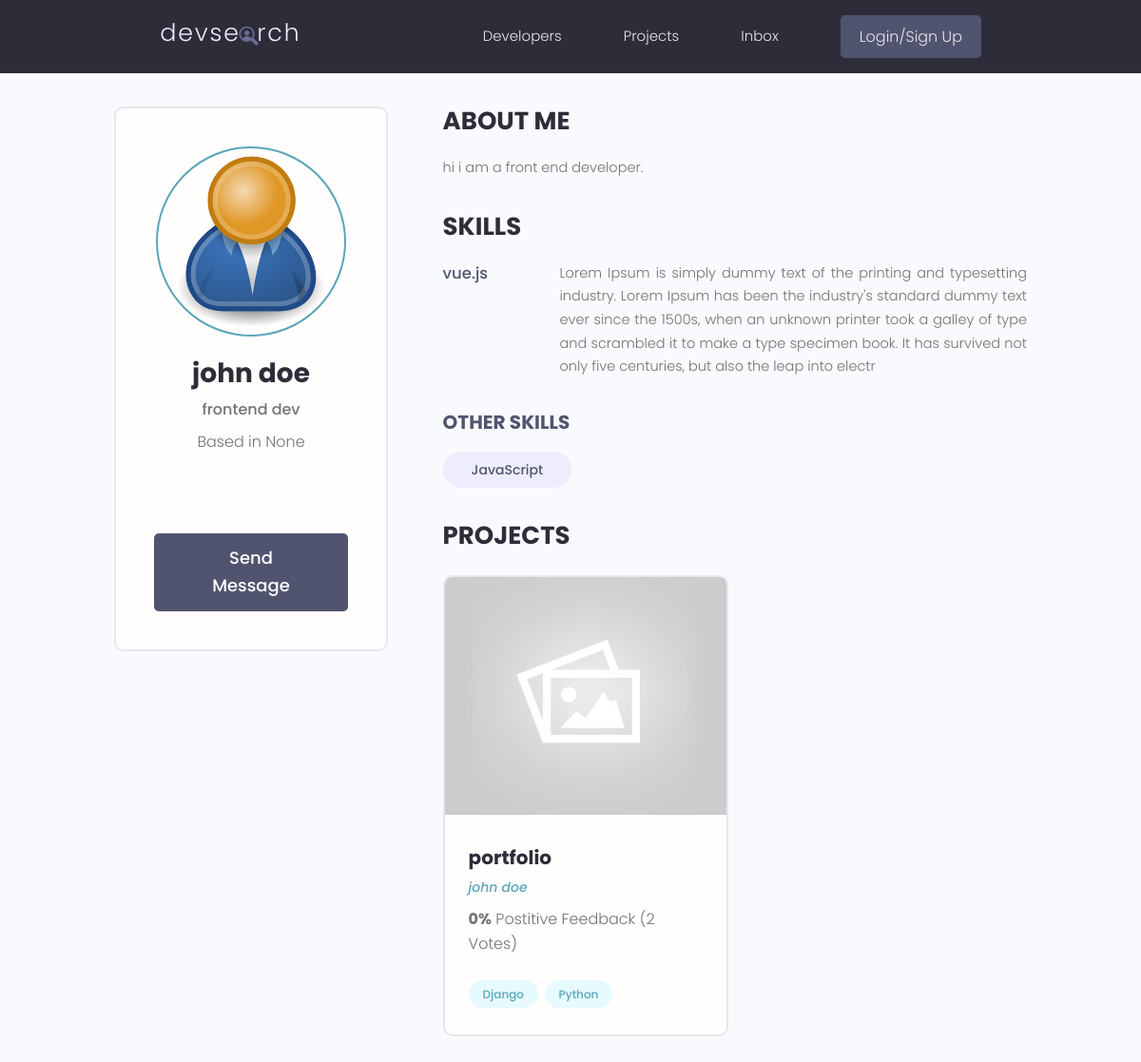
The app's page /profile/c98e83d4-8c55-41fa-a6de-6627224c10cb/, older data.
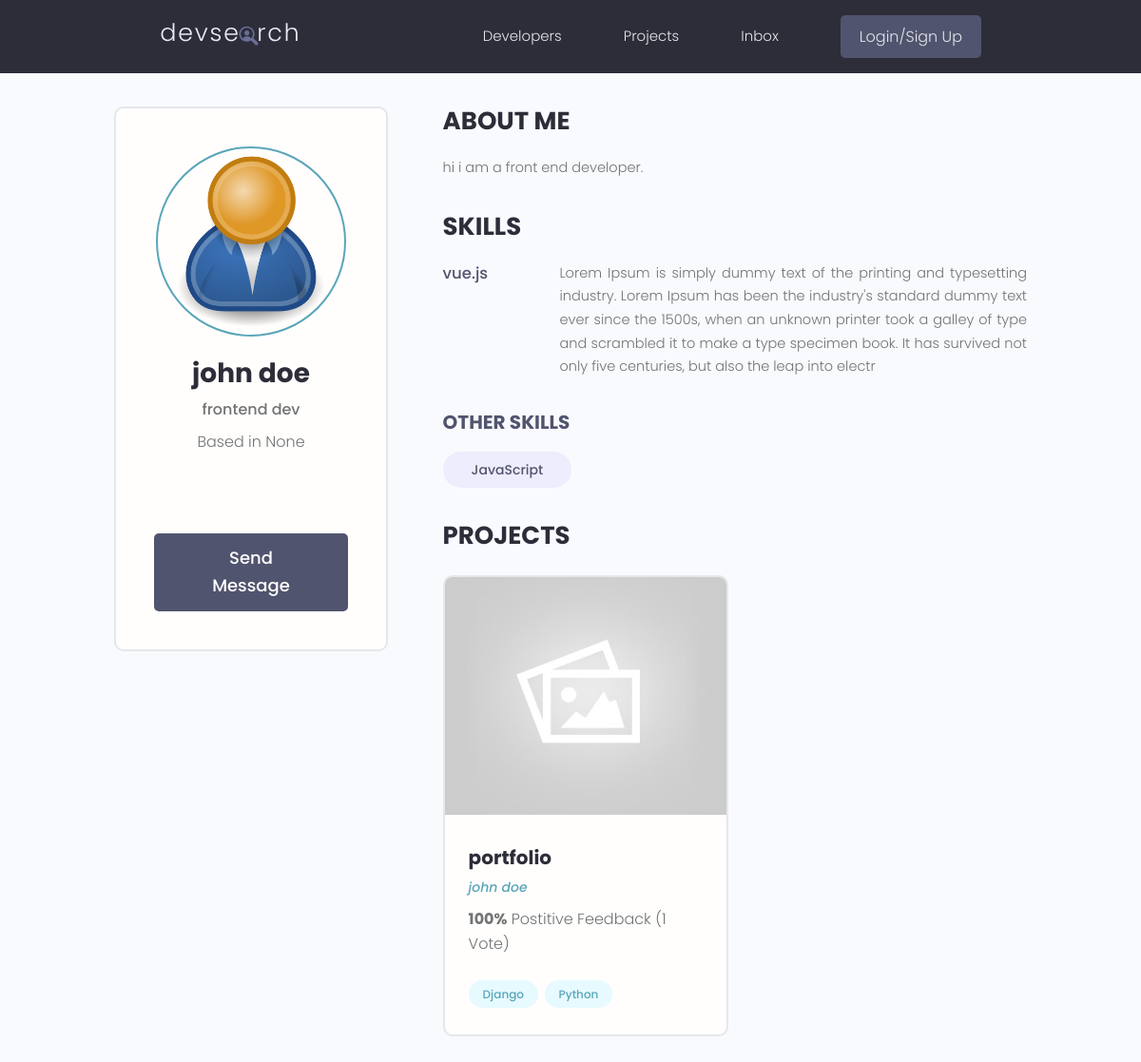
The same page, newer data.
### projects/models.py (models this page shows, shortened)
class Project(models.Model):
    owner = models.ForeignKey(Profile, null=True, blank=True, on_delete=models.SET_NULL)
    title = models.CharField(max_length=200)
    description = models.TextField(null=True, blank=True)
    featured_image = models.ImageField(null=True, blank=True, default="default.jpg")
    demo_link = models.CharField(max_length=2000, null=True, blank=True)
    source_link = models.CharField(max_length=2000,null=True, blank=True)
    tags = models.ManyToManyField('Tag', blank=True)
    vote_total = models.IntegerField(default=0, null=True, blank=True)
    vote_ratio = models.IntegerField(default=0, null=True, blank=True)
    created = models.DateTimeField(auto_now_add=True)
    id = models.UUIDField(default=uuid.uuid4, unique=True, primary_key=True, editable=False)
    class Meta:
        ordering = ['-vote_ratio', '-vote_total', 'title']

### users/models.py (models this page shows, shortened)
class Profile(models.Model):
    user = models.OneToOneField(User, on_delete=models.CASCADE, null=True, blank=True)
    name = models.CharField(max_length=200, blank=True, null=True)
    email = models.EmailField(max_length=500, blank=True, null=True)
    username = models.CharField(max_length=200, blank=True, null=True)
    location = models.CharField(max_length=200, blank=True, null=True)
    short_intro = models.CharField(max_length=200, blank=True, null=True)
    bio = models.TextField(blank=True, null=True)
    profile_image = models.ImageField(null=True, blank=True, upload_to='profiles/', default='profiles/user-default.png')
    social_github =  models.CharField(max_length=200, blank=True, null=True)
    social_linkedin=  models.CharField(max_length=200, blank=True, null=True)
    social_website =  models.CharField(max_length=200, blank=True, null=True)
    social_twitter =  models.CharField(max_length=200, blank=True, null=True)
    created = models.DateTimeField(auto_now_add=True)
    id = models.UUIDField(default=uuid.uuid4, unique=True, primary_key=True, editable=False)

### users/views.py (the view)
# urls.py: path('profile/<str:pk>/', views.userProfile, name='user-profile'),
def userProfile(request, pk):
    profile = Profile.objects.get(id=pk)
    topSkills = profile.skill_set.exclude(description__exact="")
    otherSkills = profile.skill_set.filter(description="")
    context = {'profile':profile, 'topSkills':topSkills, 'otherSkills':otherSkills}
    return render(request, 'users/user-profile.html', context)

### projects/models.py (called while the page is built)
    def __str__(self):
        return self.name

### users/models.py (called while the page is built)
    def __str__(self):
       return str(self.name)

### users/templates/users/user-profile.html (shortened to what this page needs)
{% extends 'main.html' %}
{% block content %}
  <main class="profile my-md">
    <div class="container">
      <div class="layout">
        <div class="column column--1of3">
          <div class="card text-center">
            <div class="card__body dev">
              <img class="avatar avatar--xl" src="{{profile.profile_image.url}}" />
              <h2 class="dev__name">{{profile.name}}</h2>
              <p class="dev__title">{{profile.short_intro}}</p>
              <p class="dev__location">Based in {{profile.location}}</p>
              <ul class="dev__social">
              </ul>
              <a href="#" class="btn btn--sub btn--lg">Send Message </a>
            </div>
          </div>
        </div>
        <div class="column column--2of3">
          <div class="devInfo">
            <h3 class="devInfo__title">About Me</h3>
            <p class="devInfo__about">
              {{profile.bio}}
            </p>
          </div>
          <div class="devInfo">
            <h3 class="devInfo__title">Skills</h3>
            <div class="devInfo__skills">
            {% for skill in topSkills %}
              <div class="devSkill">
                <h4 class="devSkill__title">{{skill.name}}</h4>
                <p class="devSkill__info">
                  {{skill.description}}
                </p>
              </div>
            {% endfor %}
              <h3 class="devInfo__subtitle">Other Skills</h3>
              <div class="devInfo__otherSkills">
                {% for skill in otherSkills %}
                <span class="tag tag--pill tag--sub tag--lg">
                  <small>{{skill}}</small>
                </span>
                {% endfor %}
              </div>
            </div>
          </div>
          <div class="devInfo">
            <h3 class="devInfo__title">Projects</h3>
            <div class="grid grid--two">
            {% for project in profile.project_set.all %}
              <div class="column">
                <div class="card project">
                  <a href="{% url 'project' project.id %}" class="project">
                    <img class="project__thumbnail" src="{{project.featured_image.url}}" />
                    <div class="card__body">
                      <h3 class="project__title">{{project.title}}</h3>
                      <p><a class="project__author" href="{% url 'user-profile' project.owner.id %}">{{project.owner.name}}</a></p>
                      <p class="project--rating">
                        <span style="font-weight: bold;">{{project.vote_ratio}}%</span> Postitive
                        Feedback ({{project.vote_total}} Vote{{project.vote_total|pluralize:"s"}})
                      </p>
                      <div class="project__tags">
                        {% for tag in project.tags.all %}
                        <span class="tag tag--pill tag--main">
                          <small>{{tag}}</small>
                        </span>
                        {% endfor %}
                      </div>
                    </div>
                  </a>
                </div>
              </div>
            {% endfor %}
            </div>
          </div>
        </div>
      </div>
    </div>
  </main>
{% endblock %}

Row changes from the older to the newer data that the page shows:
changed Project "portfolio": vote_ratio "0" → "100"; vote_total "2" → "1"
